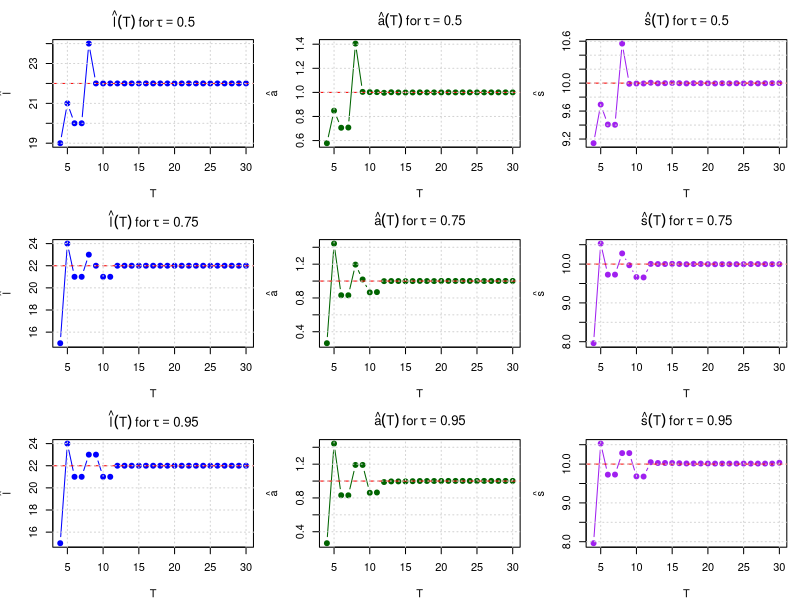

Recreate this plot in R.
# ---------------------------------------------------------------------------
# Generate Figures 3, 4a, and 4b for tau = 0.5, 0.75, 0.95
# ---------------------------------------------------------------------------

# Laplace Noise Generator
rlaplace <- function(n, location = 0, scale = 1) {
  u <- runif(n, -0.5, 0.5)
  location - scale * sign(u) * log(1 - 2 * abs(u))
}

# Quantile Loss
quantile_loss <- function(u, tau) {
  u * ( tau - (u < 0) )
}

# Weighted Quantile
med_weighted_tau <- function(I, l, s, tau) {
  T <- length(I)
  x <- I * exp(((1:T) - l)^2 / s^2)
  w <- exp(-((1:T) - l)^2 / s^2)
  o <- order(x)
  x_sorted <- x[o]
  w_sorted <- w[o]
  cum_w <- cumsum(w_sorted)
  cutoff <- tau * sum(w_sorted)
  k <- min(which(cum_w >= cutoff))
  return(x_sorted[k]) 
}

# Estimators
compute_a <- function(I, l, s, tau) {
  med_weighted_tau(I, l, s, tau)
}

objective_function <- function(I, a, l, s, tau) {
  t <- seq_along(I)
  fitted <- a * exp(-((t - l)^2) / s^2)
  u <- I - fitted
  mean(quantile_loss(u, tau))
}

search_best_s <- function(I, l, tau) {
  f_obj <- function(s) {
    a_hat <- compute_a(I, l, s, tau)
    objective_function(I, a_hat, l, s, tau)
  }
  optimize(f_obj, interval = c(1, 20), tol = 1e-4)$minimum
}

estimate_params <- function(I, tau, h) {
  losses <- sapply(1:h, function(l) {
    s_hat <- search_best_s(I, l, tau)
    a_hat <- compute_a(I, l, s_hat, tau)
    objective_function(I, a_hat, l, s_hat, tau)
  })
  l_hat <- which.min(losses)
  s_hat <- search_best_s(I, l_hat, tau)
  a_hat <- compute_a(I, l_hat, s_hat, tau)
  list(l_hat = l_hat, s_hat = s_hat, a_hat = a_hat)
}

# ---------------------------------------------------------------------------
# Settings
# ---------------------------------------------------------------------------
A_true <- 1
L_true <- 22
S_true <- 10
snr <- 1000
seed <- 280
h <- 30
T_vals <- 4:h
taus <- c(0.5, 0.75, 0.95)

# ---------------------------------------------------------------------------
# Loop over tau values
# ---------------------------------------------------------------------------
# for (tau in taus) {
#   set.seed(seed)
#   signal_full <- A_true * exp(-((1:h) - L_true)^2 / S_true^2)
#   b <- A_true / (sqrt(2) * snr)
#   noise_full <- rlaplace(h, scale = b)
#   I_full <- signal_full + noise_full
#   
#   l_hats <- numeric(length(T_vals))
#   a_hats <- numeric(length(T_vals))
#   s_hats <- numeric(length(T_vals))
#   
#   for (i in seq_along(T_vals)) {
#     T <- T_vals[i]
#     I_T <- I_full[1:T]
#     est <- estimate_params(I_T, tau, h)
#     l_hats[i] <- est$l_hat
#     a_hats[i] <- est$a_hat
#     s_hats[i] <- est$s_hat
#   }
#   
#   # ----------------- Plot Figure 3 (l_hat) -----------------
#   png(sprintf("fig3_lhat_vs_T_tau_%.2f.png", tau), width = 800, height = 500)
#   plot(T_vals, l_hats, type = "b", col = "blue", pch = 19,
#        xlab = "T", ylab = expression(hat(l)),
#        main = bquote("Figure 3: " ~ T %->% hat(l)(T) ~ " for " ~ tau == .(tau)))
#   abline(h = L_true, col = "red", lty = 2)
#   grid()
#   dev.off()
#   
#   # ----------------- Plot Figure 4a (a_hat) -----------------
#   png(sprintf("fig4a_ahat_vs_T_tau_%.2f.png", tau), width = 800, height = 500)
#   plot(T_vals, a_hats, type = "b", col = "darkgreen", pch = 19,
#        xlab = "T", ylab = expression(hat(a)),
#        main = bquote("Figure 4(a): " ~ T %->% hat(a)(T) ~ " for " ~ tau == .(tau)))
#   abline(h = A_true, col = "red", lty = 2)
#   grid()
#   dev.off()
#   
#   # ----------------- Plot Figure 4b (s_hat) -----------------
#   png(sprintf("fig4b_shat_vs_T_tau_%.2f.png", tau), width = 800, height = 500)
#   plot(T_vals, s_hats, type = "b", col = "purple", pch = 19,
#        xlab = "T", ylab = expression(hat(s)),
#        main = bquote("Figure 4(b): " ~ T %->% hat(s)(T) ~ " for " ~ tau == .(tau)))
#   abline(h = S_true, col = "red", lty = 2)
#   grid()
#   dev.off()
#   
#   cat(sprintf("Plots for tau = %.2f generated.\n", tau))
# }

# ----------------------------------------
# Combined 3x3 Plot for tau = 0.5, 0.75, 0.95
# ----------------------------------------

png("fig3_4a_4b_combined.png", width = 1200, height = 800, res = 120)
par(mfrow = c(3, 3), mar = c(4, 4, 3, 1))  # 3 rows (tau), 3 columns (l, a, s)

for (tau in taus) {
  set.seed(seed)
  signal_full <- A_true * exp(-((1:h) - L_true)^2 / S_true^2)
  b <- A_true / (sqrt(2) * snr)
  noise_full <- rlaplace(h, scale = b)
  I_full <- signal_full + noise_full
  
  l_hats <- numeric(length(T_vals))
  a_hats <- numeric(length(T_vals))
  s_hats <- numeric(length(T_vals))
  
  for (i in seq_along(T_vals)) {
    T <- T_vals[i]
    I_T <- I_full[1:T]
    est <- estimate_params(I_T, tau, h)
    l_hats[i] <- est$l_hat
    a_hats[i] <- est$a_hat
    s_hats[i] <- est$s_hat
  }
  
  # Row = tau, Column 1 = l_hat(T)
  plot(T_vals, l_hats, type = "b", col = "blue", pch = 19,
       xlab = "T", ylab = expression(hat(l)),
       main = bquote(hat(l)(T) ~ "for" ~ tau == .(tau)))
  abline(h = L_true, col = "red", lty = 2)
  grid()
  
  # Column 2 = a_hat(T)
  plot(T_vals, a_hats, type = "b", col = "darkgreen", pch = 19,
       xlab = "T", ylab = expression(hat(a)),
       main = bquote(hat(a)(T) ~ "for" ~ tau == .(tau)))
  abline(h = A_true, col = "red", lty = 2)
  grid()
  
  # Column 3 = s_hat(T)
  plot(T_vals, s_hats, type = "b", col = "purple", pch = 19,
       xlab = "T", ylab = expression(hat(s)),
       main = bquote(hat(s)(T) ~ "for" ~ tau == .(tau)))
  abline(h = S_true, col = "red", lty = 2)
  grid()
}

dev.off()
cat("Combined 3x3 plot saved as 'fig3_4a_4b_combined.png'\n")
